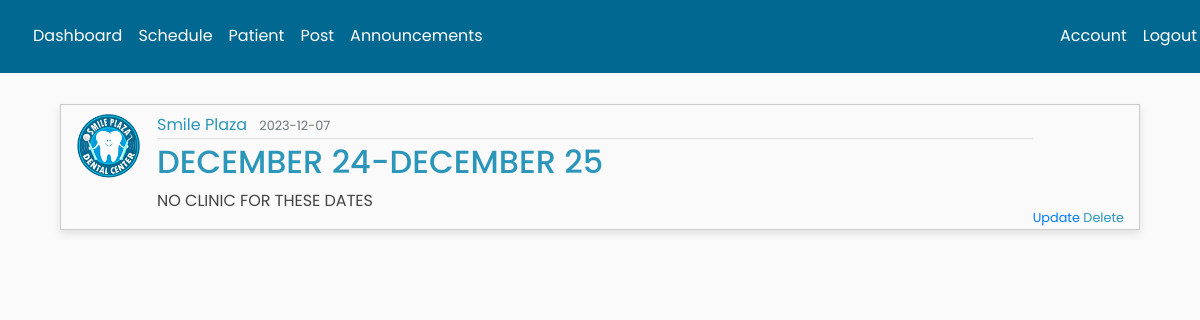
The page /post/33 (signed in) on the database its author committed.
### main/models.py (models this page shows, shortened)
class User(db.Model, UserMixin):
    id = db.Column(db.Integer, primary_key=True)
    FName = db.Column(db.String(30), nullable=False)
    MidName = db.Column(db.String(30), nullable=True)
    LName = db.Column(db.String(30), nullable=False)
    gender = db.Column(db.String(10), nullable=False)
    birthday = db.Column(db.String(8), nullable=False)
    age = db.Column(db.Integer, nullable=False)
    contact = db.Column(db.String(30), unique=True, nullable=False)
    address = db.Column(db.String(100), nullable=False)
    username = db.Column(db.String(20), unique=True, nullable=False)
    email = db.Column(db.String(120), unique=True, nullable=False)
    image_file = db.Column(db.String(20), nullable=False, default='default.jpg')
    password = db.Column(db.String(60), nullable=False)
    posts = db.relationship('Post', backref='author', lazy=True)

class Post(db.Model):
    id = db.Column(db.Integer, primary_key=True)
    title = db.Column(db.String(100), nullable=False)
    date_posted = db.Column(db.DateTime, nullable=False, default=datetime.utcnow)
    content = db.Column(db.Text, nullable=False)
    user_id = db.Column(db.Integer, db.ForeignKey('user.id'), nullable=False)

### main/posts/routes.py (the view)
@posts.route("/post/<int:post_id>")
def post(post_id):
    if current_user.id != 1:
        abort(403)
    post = Post.query.get_or_404(post_id) #SELECT * FROM Post WHERE id = {post_id};
    return render_template('post.html', title=post.title, post=post)

### main/models.py (called while the page is built)
@login_manager.user_loader
def load_user(user_id):
    return User.query.get(int(user_id)) #SELECT * FROM User WHERE id = %s;

### main/templates/post.html (shortened to what this page needs)
{% extends "admin_nav.html" %}
{% block content %}
    {% if current_user.id == 1 %}
    <div class="post mx-auto">
        <div class="col-md-12 pt-2" style="width: 600px; border: 1px solid #ccc; width: 1100px; margin-right:-20px; box-shadow: 0 4px 8px rgba(0, 0, 0, 0.1);">
            <article class="media">
                <img class="rounded-circle article-img" src="{{ url_for('static', filename='profile_pics/' + post.author.image_file) }}">
                <div class="media-body">
                <div class="article-metadata">
                    <a class="mr-2">{{ post.author.username }}</a>
                    <small class="text-muted">{{ post.date_posted.strftime('%Y-%m-%d') }}</small>
                </div>
                <h2 class="article-title">{{ post.title }}</h2>
                <p class="article-content">{{ post.content }}</p>
            </div>
            <div class="mt-auto ml-auto">
                <small>
                    <a class="ml-auto" href="{{ url_for('posts.update_post', post_id=post.id) }}">Update</a>
                    <a class="ml-auto" data-toggle="modal" data-target="#deleteModal" style="cursor: pointer;">Delete</a>
                </small>
            </div>
            </article>
        </div>
    </div>
    {% endif %}
{% endblock content %}

### main/static/nav.css (style rules this page uses)
* { font-family: 'Poppins', 'Sans-serif'; }
:root { --first-color: #2b96b9; --second-color: #000; --third-color: #b9f1ee; --fourth-color: #1ccae5; --main-color: #056892; --bg-color: #fff; --text-color: #000; --big-font: 5rem; --h2-font: 3rem; --p-font: 1.1rem; }
body { background: #fafafa; color: var(--first-color); margin-top: 5rem; }
h1, h2, h3, h4, h5, h6 { color: var(--text-color); }
.article-title { color: #444444; }
.article-content { white-space: pre-line; }
.article-img { height: 65px; width: 65px; margin-right: 16px; }
.article-metadata { padding-bottom: 1px; margin-bottom: 4px; border-bottom: 1px solid #e3e3e3 }
h2.article-title { color: #2b96b9; }
p.article-content { color: #444; }

### rows shown on the page
User: image_file (picture), author.username "Smile Plaza"
Post: date_posted "2023-12-07", title "DECEMBER 24-DECEMBER 25", content "NO CLINIC FOR THESE DATES"
